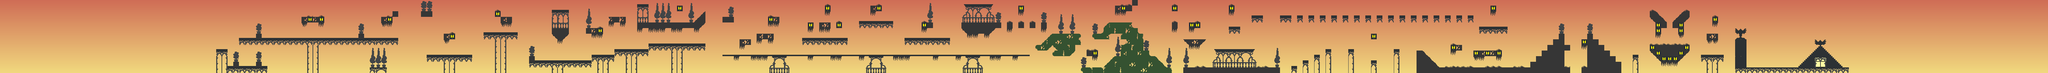

A 2D game scene composited from a Tiled map and its tileset images. What follows is a short description and the map's XML, with each tile layer's data collapsed to a summary:
An orthogonal 360x13 tile map with 16x16 px tiles, 2 tile layers (background, graphics) and 261 objects.

<map version="1.0" tiledversion="1.0.3" orientation="orthogonal" renderorder="right-down" width="360" height="13" tilewidth="16" tileheight="16" nextobjectid="479">
 <tileset firstgid="1" name="PhantomLordTileSet" tilewidth="16" tileheight="16" tilecount="4611" columns="53">
  <image source="PhantomLordTileSet.png" width="850" height="1400" />
 </tileset>
 <layer name="background" width="360" height="13">
  <data>[4680 cells, 4680 non-empty, 625 distinct tile ids]</data>
 </layer>
 <layer name="graphics" width="360" height="13">
  <data>[4680 cells, 1140 non-empty, 97 distinct tile ids]</data>
 </layer>
 <objectgroup name="ground" visible="0">
  <object id="134" x="3040" y="192" width="256" height="16" />
  <object id="135" x="3328" y="192" width="272" height="16" />
  <object id="136" x="3984" y="192" width="416" height="16" />
  <object id="139" x="3984" y="176" width="48" height="16" />
  <object id="140" x="3984" y="160" width="32" height="16" />
  <object id="141" x="3984" y="144" width="16" height="16" />
  <object id="146" x="4304" y="176" width="96" height="16" />
  <object id="147" x="4320" y="160" width="80" height="16" />
  <object id="148" x="4336" y="144" width="64" height="16" />
  <object id="149" x="4352" y="128" width="48" height="16" />
  <object id="150" x="4368" y="112" width="32" height="16" />
  <object id="151" x="4384" y="96" width="16" height="16" />
  <object id="152" x="4464" y="192" width="96" height="16" />
  <object id="153" x="4464" y="176" width="96" height="16" />
  <object id="154" x="4464" y="160" width="80" height="16" />
  <object id="155" x="4464" y="144" width="64" height="16" />
  <object id="156" x="4464" y="128" width="48" height="16" />
  <object id="157" x="4464" y="112" width="32" height="16" />
  <object id="158" x="4464" y="96" width="16" height="16" />
  <object id="162" x="4880" y="112" width="32" height="78" />
 </objectgroup>
 <objectgroup name="crumbleStone" visible="0">
  <object id="239" x="848" y="48" width="16" height="16" />
  <object id="240" x="880" y="48" width="16" height="16" />
  <object id="241" x="1072" y="48" width="16" height="16" />
  <object id="242" x="1248" y="96" width="16" height="16" />
  <object id="243" x="1408" y="48" width="16" height="16" />
  <object id="244" x="1664" y="80" width="16" height="16" />
  <object id="245" x="1712" y="48" width="16" height="16" />
  <object id="246" x="1728" y="48" width="16" height="16" />
  <object id="247" x="1744" y="48" width="16" height="16" />
  <object id="248" x="2080" y="112" width="16" height="16" />
  <object id="249" x="2096" y="112" width="16" height="16" />
  <object id="250" x="2128" y="96" width="16" height="16" />
  <object id="251" x="2144" y="96" width="16" height="16" />
  <object id="252" x="2160" y="96" width="16" height="16" />
  <object id="253" x="2176" y="48" width="16" height="16" />
  <object id="254" x="2304" y="64" width="16" height="16" />
  <object id="255" x="2320" y="64" width="16" height="16" />
  <object id="256" x="2448" y="16" width="16" height="16" />
  <object id="257" x="3136" y="16" width="16" height="16" />
  <object id="258" x="3360" y="112" width="16" height="16" />
  <object id="259" x="3344" y="112" width="16" height="16" />
  <object id="260" x="3328" y="112" width="16" height="16" />
  <object id="261" x="3376" y="112" width="16" height="16" />
  <object id="262" x="4096" y="128" width="16" height="16" />
  <object id="263" x="4160" y="144" width="16" height="16" />
  <object id="264" x="4192" y="144" width="16" height="16" />
  <object id="265" x="4800" y="96" width="16" height="16" />
  <object id="266" x="4816" y="96" width="16" height="16" />
 </objectgroup>
 <objectgroup name="stone" visible="0">
  <object id="165" x="4880" y="191" width="320" height="5" />
  <object id="169" x="640" y="187.5" width="112" height="8.75" />
  <object id="170" x="608" y="139.5" width="32" height="8.5" />
  <object id="171" x="672" y="107.5" width="448" height="8.25" />
  <object id="172" x="1200" y="155.5" width="128" height="8.75" />
  <object id="173" x="1360" y="91.5" width="96" height="8.75" />
  <object id="175" x="1488" y="171.5" width="176" height="8.75" />
  <object id="176" x="1664" y="155.75" width="64" height="8.5" />
  <object id="178" x="1728" y="139.5" width="96" height="8.75" />
  <object id="179" x="1824" y="123.5" width="160" height="8.75" />
  <object id="182" x="2032" y="155.5" width="864" height="4.5" />
  <object id="183" x="2544" y="107.5" width="128" height="8.75" />
  <object id="184" x="2416" y="59.5" width="96" height="8.5" />
  <object id="185" x="2256" y="107.5" width="128" height="8.5" />
  <object id="186" x="2960" y="96" width="80" height="16" />
  <object id="187" x="2944" y="112" width="96" height="16" />
  <object id="188" x="2912" y="128" width="32" height="16" />
  <object id="189" x="2960" y="128" width="64" height="16" />
  <object id="190" x="2960" y="144" width="48" height="16" />
  <object id="191" x="3120" y="64" width="64" height="16" />
  <object id="192" x="3104" y="80" width="96" height="16" />
  <object id="193" x="3072" y="96" width="48" height="16" />
  <object id="194" x="3152" y="96" width="64" height="16" />
  <object id="195" x="3168" y="112" width="48" height="16" />
  <object id="196" x="3152" y="128" width="64" height="16" />
  <object id="197" x="3152" y="144" width="80" height="16" />
  <object id="198" x="3136" y="160" width="112" height="16" />
  <object id="199" x="3120" y="176" width="144" height="16" />
  <object id="202" x="3456" y="75.5" width="32" height="8.5" />
  <object id="203" x="3520" y="43.5" width="32" height="8.75" />
  <object id="204" x="3600" y="43.5" width="32" height="8.75" />
  <object id="205" x="3632" y="187.5" width="16" height="8.75" />
  <object id="206" x="3664" y="171.5" width="16" height="8.25" />
  <object id="207" x="3696" y="155.75" width="16" height="8.5" />
  <object id="208" x="3728" y="139.75" width="16" height="8.5" />
  <object id="209" x="3792" y="139.5" width="16" height="8.5" />
  <object id="210" x="3856" y="171.5" width="16" height="8.75" />
  <object id="211" x="3920" y="139.5" width="16" height="8.5" />
  <object id="212" x="3648" y="43.5" width="16" height="8.75" />
  <object id="213" x="3680" y="43.5" width="16" height="8.75" />
  <object id="214" x="3712" y="43.5" width="16" height="8.75" />
  <object id="215" x="3744" y="43.5" width="16" height="8.75" />
  <object id="216" x="3776" y="43.5" width="16" height="8.75" />
  <object id="217" x="3808" y="43.5" width="16" height="8.75" />
  <object id="218" x="3840" y="43.5" width="16" height="8.75" />
  <object id="219" x="3872" y="43.5" width="16" height="8.5" />
  <object id="220" x="3904" y="43.75" width="16" height="8.5" />
  <object id="221" x="3936" y="43.5" width="16" height="8.75" />
  <object id="222" x="3968" y="43.5" width="16" height="8.75" />
  <object id="223" x="4000" y="43.5" width="16" height="8.75" />
  <object id="224" x="4032" y="43.5" width="16" height="8.75" />
  <object id="225" x="4064" y="43.5" width="16" height="8.75" />
  </objectgroup>
 <objectgroup name="candleBlock" visible="0">
  <properties>
   <property name="candycorn" value="" />
  </properties>
  <!-- 122 objects omitted --></objectgroup>
 <objectgroup name="topOfFlatArchitecture" visible="0">
  <!-- 82 objects omitted --></objectgroup>
 <objectgroup name="vegetationOnCStone" visible="0">
  <!-- 78 objects omitted --></objectgroup>
 <objectgroup name="pumpkinEnemy" visible="0">
  <!-- 57 objects omitted --></objectgroup>
 <objectgroup name="hatGhostEnemy" visible="0">
  <!-- 43 objects omitted --></objectgroup>
 <objectgroup name="batEnemy">
  <!-- 36 objects omitted --></objectgroup>
 <objectgroup name="finishGoal">
  <!-- 28 objects omitted --></objectgroup>
 <objectgroup name="candle" visible="0">
  <!-- 26 objects omitted --></objectgroup>
</map>
<!-- 161 of 261 objects omitted -->